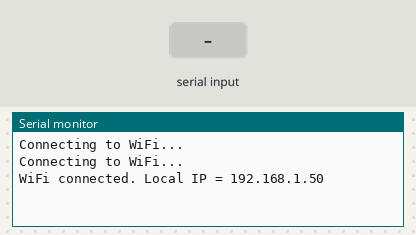
The sketch below on a simulated ESP32. On the bench: the last lines printed to the serial monitor. The inputs (shaded band) are chosen by the test bench. WiFi joins after 1.5 s; servers stay silent unless stated.

Above: at 3.2 s.
3.3 s: "1\n" received over Serial
At 4.5 s:
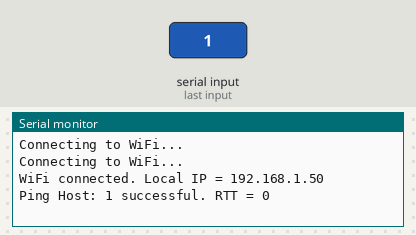
4.8 s: "0\n" received over Serial
At 5.9 s:
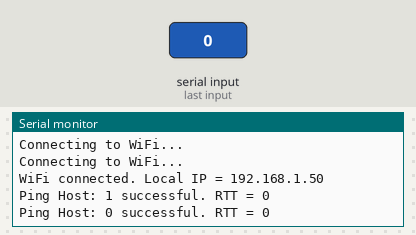
6.3 s: "2\n" received over Serial
At 7.1 s:
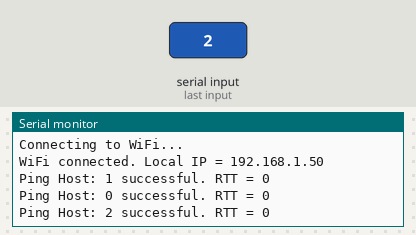

The sketch:

Lab3Task1.ino
```cpp
#include <WiFi.h>
#include <string>

const char* ssid = "ASOIU";
const char* password = "kaf.asoiu.48";

void setup() {
  Serial.begin(115200);
  while (!Serial) {
    delay(100);
  }

  if (WiFi.status() == WL_NO_SHIELD) {
    Serial.println("WiFi shield not present");
    while (true) {
      delay(1000);
    }
  }

  WiFi.begin(ssid, password);
  while (WiFi.status() != WL_CONNECTED) {
    delay(1000);
    Serial.println("Connecting to WiFi...");
  }

  Serial.print("WiFi connected. Local IP = ");
  Serial.println(WiFi.localIP());
}

void loop() {
  if (Serial.available() > 0) {
    String host = Serial.readStringUntil('\n');
    host.trim();

    if (!host.isEmpty()) {
      int pingResult = WiFi.ping(host);

      Serial.print("Ping Host: ");
      Serial.print(host);
      Serial.print(pingResult >= 0 ? " successful. RTT = " : " failed. Error Code = ");
      Serial.println(pingResult);
    }
  }
}
```

Measured:
- after the input at 3.3 s, the serial monitor: prints a new line at once (image 1)
- after the input at 4.8 s, the serial monitor: prints a new line at once (image 2)
- after the input at 6.3 s, the serial monitor: prints a new line at once (image 3)
